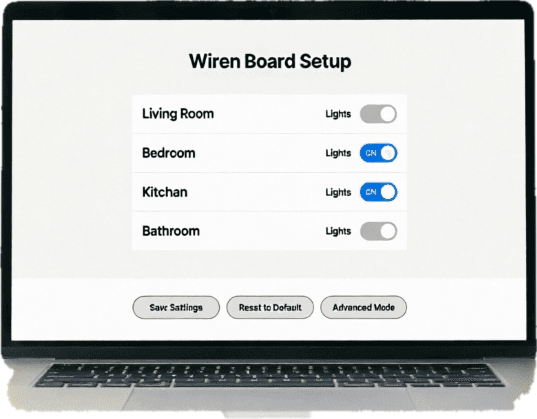
#> input picture img/tier1.png, 537 x 419 px
$ python lid.py
#> lines starting #> are read from the running program, lines starting #| are printed output that depends on the picture; after the words box and inside, x2 and y2 are one past the last pixel; in counts of white or black regions, pixels touching at a corner belong together
# оставляет от ноутбука только крышку с экраном: режем там, где строка становится шире крышки (начало корпуса)
import numpy as np
from PIL import Image

for f in ['tier1.png', 'tier2.png', 'tier3.png']:
    im = Image.open(f); a = np.array(im)[..., 3] > 128
#> further down, im is the input picture: PIL image 537x419 RGBA; mean R, G, B, A 197.4, 199.5, 198.3, 247.8
#> after `a = np.array(im)[..., 3] > 128`:
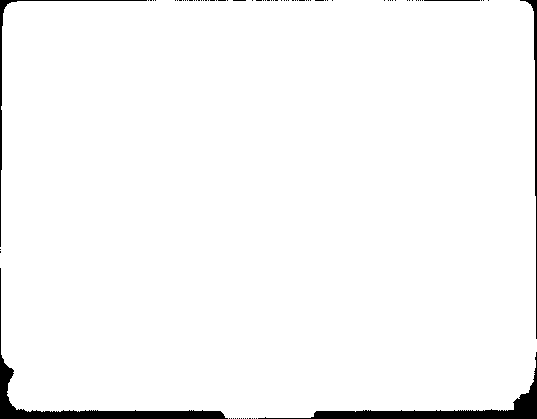
#> a: shape (419, 537) bool; 97.2% white; 82 black regions (77 under 20 px), largest, box (x1, y1, x2, y2) and area: (0, 268, 228, 419) 2410, (258, 352, 537, 419) 2386, (520, 0, 537, 339) 641, (0, 0, 147, 247) 630, (424, 0, 480, 1) 56
    w = a.sum(1); h = len(w)
#> after `w = a.sum(1)`: w = 419 values, max 536 at index 247, min 15 at index 418, mean 522.1
#> after `h = len(w)`: h = 419
    lid = np.median(w[int(h * .2):int(h * .5)])
#> lid = 533
#> (the run stopped early here; a loop or call above may not have finished)

$ run again, with img/lid1.png copied over img/tier1.png
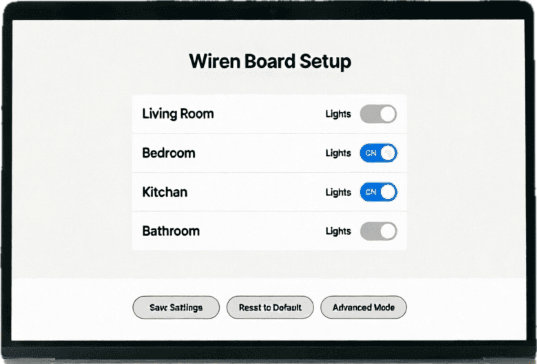
#> input picture img/lid1.png, 537 x 364 px
#> im is the input picture: PIL image 537x364 RGBA; mean R, G, B, A 206, 208.1, 207.4, 252.8
#> `a = np.array(im)[..., 3] > 128`:
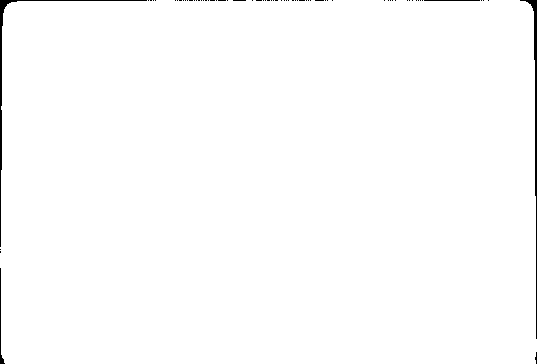
#> a: shape (364, 537) bool; 99.2% white; 68 black regions (64 under 20 px), largest, box (x1, y1, x2, y2) and area: (520, 0, 537, 339) 641, (0, 0, 147, 247) 630, (0, 268, 5, 364) 117, (424, 0, 480, 1) 56
#> w = 364 values, max 536 at index 247, min 202 at index 0, mean 532.7
#> h = 364
#> lid = 533
